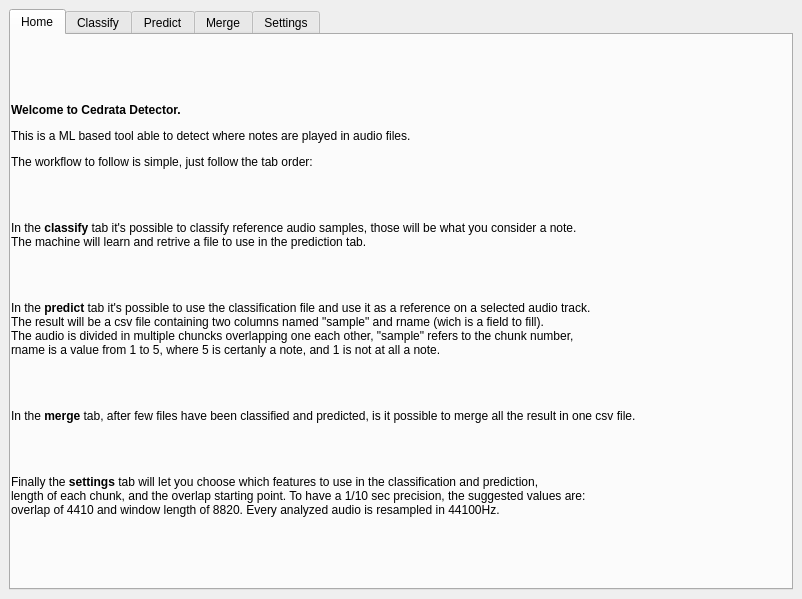
<?xml version="1.0" encoding="UTF-8"?>
<ui version="4.0">
 <class>MainWindow</class>
 <widget class="QMainWindow" name="MainWindow">
  <property name="geometry">
   <rect>
    <x>0</x>
    <y>0</y>
    <width>802</width>
    <height>599</height>
   </rect>
  </property>
  <property name="minimumSize">
   <size>
    <width>802</width>
    <height>599</height>
   </size>
  </property>
  <property name="maximumSize">
   <size>
    <width>802</width>
    <height>599</height>
   </size>
  </property>
  <property name="windowTitle">
   <string notr="true">Cedrata Detector</string>
  </property>
  <widget class="QWidget" name="centralwidget">
   <layout class="QGridLayout" name="gridLayout">
    <item row="0" column="0">
     <widget class="QTabWidget" name="tabWidget">
      <property name="currentIndex">
       <number>0</number>
      </property>
      <widget class="QWidget" name="home_tab">
       <attribute name="title">
        <string>Home</string>
       </attribute>
       <widget class="QLabel" name="label">
        <property name="geometry">
         <rect>
          <x>0</x>
          <y>0</y>
          <width>781</width>
          <height>551</height>
         </rect>
        </property>
        <property name="text">
         <string>&lt;html&gt;&lt;head/&gt;&lt;body&gt;&lt;p&gt;&lt;span style=&quot; font-weight:600;&quot;&gt;Welcome to Cedrata Detector. &lt;/span&gt;&lt;/p&gt;&lt;p&gt;This is a ML based tool able to detect where notes are played in audio files.&lt;/p&gt;&lt;p&gt;The workflow to follow is simple, just follow the tab order:&lt;/p&gt;&lt;p&gt;&lt;br/&gt;&lt;/p&gt;&lt;p&gt;In the &lt;span style=&quot; font-weight:600;&quot;&gt;classify &lt;/span&gt;tab it's possible to classify reference audio samples, those will be what you consider a note. &lt;br/&gt;The machine will learn and retrive a file to use in the prediction tab.&lt;/p&gt;&lt;p&gt;&lt;br/&gt;&lt;/p&gt;&lt;p&gt;In the &lt;span style=&quot; font-weight:600;&quot;&gt;predict &lt;/span&gt;tab it's possible to use the classification file and use it as a reference on a selected audio track. &lt;br/&gt;The result will be a csv file containing two columns named &amp;quot;sample&amp;quot; and rname (wich is a field to fill). &lt;br/&gt;The audio is divided in multiple chuncks overlapping one each other, &amp;quot;sample&amp;quot; refers to the chunk number, &lt;br/&gt;rname is a value from 1 to 5, where 5 is certanly a note, and 1 is not at all a note.&lt;/p&gt;&lt;p&gt;&lt;br/&gt;&lt;/p&gt;&lt;p&gt;In the &lt;span style=&quot; font-weight:600;&quot;&gt;merge &lt;/span&gt;tab, after few files have been classified and predicted, is it possible to merge all the result in one csv file.&lt;/p&gt;&lt;p&gt;&lt;br/&gt;&lt;/p&gt;&lt;p&gt;Finally the &lt;span style=&quot; font-weight:600;&quot;&gt;settings&lt;/span&gt; tab will let you choose which features to use in the classification and prediction, &lt;br/&gt;length of each chunk, and the overlap starting point. To have a 1/10 sec precision, the suggested values are: &lt;br/&gt;overlap of 4410 and window length of 8820. Every analyzed audio is resampled in 44100Hz.&lt;/p&gt;&lt;/body&gt;&lt;/html&gt;</string>
        </property>
       </widget>
      </widget>
      <widget class="QWidget" name="classify_tab">
       <attribute name="title">
        <string>Classify</string>
       </attribute>
       <widget class="QWidget" name="layoutWidget">
        <property name="geometry">
         <rect>
          <x>11</x>
          <y>11</y>
          <width>751</width>
          <height>501</height>
         </rect>
        </property>
        <layout class="QGridLayout" name="classify_gridLayout">
         <item row="1" column="0">
          <layout class="QVBoxLayout" name="classify_source_verticalLayout">
           <item>
            <widget class="QLabel" name="classify_source_label">
             <property name="text">
              <string>Source: select the folder containing the audio samples to classify</string>
             </property>
            </widget>
           </item>
           <item>
            <layout class="QHBoxLayout" name="classify_source_horizontalLayout">
             <item>
              <widget class="QPushButton" name="classify_source_browse">
               <property name="text">
                <string>Browse</string>
               </property>
              </widget>
             </item>
             <item>
              <widget class="QLineEdit" name="classify_source_path"/>
             </item>
            </layout>
           </item>
          </layout>
         </item>
         <item row="3" column="0">
          <layout class="QVBoxLayout" name="classify_destination_verticalLayout">
           <item>
            <widget class="QLabel" name="classify_destination_select">
             <property name="text">
              <string>Destination: select the folder where the features will be extracted.&lt;br/&gt;
*.arrf file will be generated, in selected folder, named after &quot;relation name&quot;, &lt;br/&gt;
if such files already exists, they will be overwritten.</string>
             </property>
            </widget>
           </item>
           <item>
            <layout class="QHBoxLayout" name="classify_destination_horizontalLayout">
             <item>
              <widget class="QPushButton" name="classify_destination_browse">
               <property name="text">
                <string>Browse</string>
               </property>
              </widget>
             </item>
             <item>
              <widget class="QLineEdit" name="classify_destination_path"/>
             </item>
            </layout>
           </item>
          </layout>
         </item>
         <item row="2" column="0">
          <layout class="QVBoxLayout" name="classify_relation_verticalLayout">
           <item>
            <widget class="QLabel" name="clssify_relation_label">
             <property name="text">
              <string>Insert the relation name</string>
             </property>
            </widget>
           </item>
           <item>
            <widget class="QLineEdit" name="classify_relation_name"/>
           </item>
          </layout>
         </item>
         <item row="0" column="0">
          <widget class="QLabel" name="classify_info_label">
           <property name="text">
            <string>&lt;html&gt;&lt;head/&gt;&lt;body&gt;&lt;p align=&quot;justify&quot;&gt;In this section you will be able to classify your samples, and create new instruments classifications.&lt;br/&gt;
A model to use in the &quot;Predict&quot; section will also be generate.&lt;/p&gt;&lt;/body&gt;&lt;/html&gt;</string>
           </property>
          </widget>
         </item>
         <item row="5" column="0">
          <layout class="QHBoxLayout" name="classify_start_horizontalLayout">
           <item alignment="Qt::AlignHCenter">
            <widget class="QPushButton" name="classify_start_button">
             <property name="text">
              <string>Start</string>
             </property>
            </widget>
           </item>
           <item>
            <widget class="QProgressBar" name="classify_start_progressBar">
             <property name="value">
              <number>24</number>
             </property>
            </widget>
           </item>
          </layout>
         </item>
        </layout>
       </widget>
      </widget>
      <widget class="QWidget" name="predict_tab">
       <attribute name="title">
        <string>Predict</string>
       </attribute>
       <widget class="QWidget" name="layoutWidget">
        <property name="geometry">
         <rect>
          <x>11</x>
          <y>11</y>
          <width>751</width>
          <height>501</height>
         </rect>
        </property>
        <layout class="QGridLayout" name="predict_gridLayout">
         <item row="0" column="0">
          <widget class="QLabel" name="predict_info_label">
           <property name="text">
            <string>&lt;html&gt;&lt;head/&gt;&lt;body&gt;&lt;p align=&quot;justify&quot;&gt;In this section you will be able to make predictions, based on the classifications created in the &quot;Classify&quot; section, &lt;br&gt;so temporaly locate notes on audio files&lt;/p&gt;&lt;/body&gt;&lt;/html&gt;</string>
           </property>
          </widget>
         </item>
         <item row="1" column="0">
          <layout class="QVBoxLayout" name="predict_source_verticalLayout">
           <item>
            <widget class="QLabel" name="predict_source_label">
             <property name="text">
              <string>Source: select the audio file to analyze</string>
             </property>
            </widget>
           </item>
           <item>
            <layout class="QHBoxLayout" name="predict_source_horizontalLayout">
             <item>
              <widget class="QPushButton" name="predict_source_browse">
               <property name="text">
                <string>Browse</string>
               </property>
              </widget>
             </item>
             <item>
              <widget class="QLineEdit" name="predict_source_path"/>
             </item>
            </layout>
           </item>
          </layout>
         </item>
         <item row="5" column="0">
          <layout class="QHBoxLayout" name="redict_start_horizontalLayout">
           <item alignment="Qt::AlignHCenter">
            <widget class="QPushButton" name="predict_start_button">
             <property name="text">
              <string>Start</string>
             </property>
            </widget>
           </item>
           <item>
            <widget class="QProgressBar" name="predict_start_progressBar">
             <property name="value">
              <number>24</number>
             </property>
            </widget>
           </item>
          </layout>
         </item>
         <item row="3" column="0">
          <layout class="QVBoxLayout" name="predict_destination_verticalLayout">
           <item>
            <widget class="QLabel" name="predict_destination_select">
             <property name="text">
              <string>Destination: select the folder where the *,csv file with informations will be stored</string>
             </property>
            </widget>
           </item>
           <item>
            <layout class="QHBoxLayout" name="predict_destination_horizontalLayout">
             <item>
              <widget class="QPushButton" name="predict_destination_browse">
               <property name="text">
                <string>Browse</string>
               </property>
              </widget>
             </item>
             <item>
              <widget class="QLineEdit" name="predict_destination_path"/>
             </item>
            </layout>
           </item>
          </layout>
         </item>
         <item row="2" column="0">
          <layout class="QVBoxLayout" name="predict_relation_verticalLayout">
           <item>
            <widget class="QLabel" name="predict_relation_label">
             <property name="text">
              <string>Reference: select the *.arff file to use during the prediction</string>
             </property>
            </widget>
           </item>
           <item>
            <layout class="QHBoxLayout" name="predict_relation_horizontalLayout">
             <item>
              <widget class="QPushButton" name="predict_relation_browse">
               <property name="text">
                <string>Browse</string>
               </property>
              </widget>
             </item>
             <item>
              <widget class="QLineEdit" name="predict_relation_path"/>
             </item>
            </layout>
           </item>
          </layout>
         </item>
        </layout>
       </widget>
      </widget>
      <widget class="QWidget" name="merge_tab">
       <attribute name="title">
        <string>Merge</string>
       </attribute>
       <widget class="QWidget" name="layoutWidget">
        <property name="geometry">
         <rect>
          <x>10</x>
          <y>10</y>
          <width>751</width>
          <height>501</height>
         </rect>
        </property>
        <layout class="QVBoxLayout" name="merge_verticalLayout">
         <item>
          <widget class="QLabel" name="merge_info_label">
           <property name="text">
            <string>&lt;html&gt;&lt;head/&gt;&lt;body&gt;&lt;p&gt;In this section you can select multiple *.csv files to compare generating a new one. &lt;br/&gt;The new one will include the informations of all selected files&lt;/p&gt;&lt;/body&gt;&lt;/html&gt;</string>
           </property>
          </widget>
         </item>
         <item>
          <layout class="QHBoxLayout" name="merge_horizontalLayout">
           <item>
            <widget class="QPushButton" name="merge_select_button">
             <property name="text">
              <string>Browse</string>
             </property>
            </widget>
           </item>
           <item>
            <widget class="QTextEdit" name="merge_paths_list"/>
           </item>
          </layout>
         </item>
         <item>
          <layout class="QVBoxLayout" name="verticalLayout">
           <item>
            <widget class="QLabel" name="merge_destination_label">
             <property name="text">
              <string>Select the destination</string>
             </property>
            </widget>
           </item>
           <item>
            <layout class="QHBoxLayout" name="horizontalLayout_2">
             <item>
              <widget class="QPushButton" name="merge_destination_browse">
               <property name="text">
                <string>Browse</string>
               </property>
              </widget>
             </item>
             <item>
              <widget class="QLineEdit" name="merge_destination_path"/>
             </item>
            </layout>
           </item>
          </layout>
         </item>
         <item>
          <layout class="QHBoxLayout" name="horizontalLayout">
           <item alignment="Qt::AlignHCenter">
            <widget class="QPushButton" name="merge_start_button">
             <property name="text">
              <string>Start</string>
             </property>
            </widget>
           </item>
           <item>
            <widget class="QProgressBar" name="merge_start_progressBar">
             <property name="value">
              <number>24</number>
             </property>
            </widget>
           </item>
          </layout>
         </item>
        </layout>
       </widget>
      </widget>
      <widget class="QWidget" name="settings_tab">
       <attribute name="title">
        <string>Settings</string>
       </attribute>
       <widget class="QScrollArea" name="settings_scrollArea">
        <property name="geometry">
         <rect>
          <x>0</x>
          <y>0</y>
          <width>781</width>
          <height>551</height>
         </rect>
        </property>
        <property name="widgetResizable">
         <bool>true</bool>
        </property>
        <widget class="QWidget" name="settings_scrollAreaWidgetContents">
         <property name="geometry">
          <rect>
           <x>0</x>
           <y>0</y>
           <width>517</width>
           <height>630</height>
          </rect>
         </property>
         <layout class="QGridLayout" name="gridLayout_2">
          <item row="9" column="0">
           <layout class="QVBoxLayout" name="settings_predict_verticalLayout_5">
            <item>
             <widget class="QLabel" name="settings_predict_overlap_label">
              <property name="text">
               <string>Overlap distance (sampels before starting overlap)</string>
              </property>
             </widget>
            </item>
            <item>
             <widget class="QLineEdit" name="settings_predict_overlap_lineEdit"/>
            </item>
           </layout>
          </item>
          <item row="5" column="0">
           <spacer name="settings_verticalSpacer">
            <property name="orientation">
             <enum>Qt::Vertical</enum>
            </property>
            <property name="sizeHint" stdset="0">
             <size>
              <width>20</width>
              <height>80</height>
             </size>
            </property>
           </spacer>
          </item>
          <item row="10" column="0">
           <layout class="QHBoxLayout" name="settings_horizontalLayout">
            <item>
             <spacer name="settings_buttons_horizontalSpacer">
              <property name="orientation">
               <enum>Qt::Horizontal</enum>
              </property>
              <property name="sizeHint" stdset="0">
               <size>
                <width>40</width>
                <height>20</height>
               </size>
              </property>
             </spacer>
            </item>
            <item>
             <widget class="QPushButton" name="settings_reset_button">
              <property name="text">
               <string>Reset</string>
              </property>
             </widget>
            </item>
            <item>
             <widget class="QPushButton" name="settings_apply_button">
              <property name="text">
               <string>Apply</string>
              </property>
             </widget>
            </item>
           </layout>
          </item>
          <item row="6" column="0">
           <widget class="QLabel" name="settings_predict_label">
            <property name="text">
             <string>Predict Settings:</string>
            </property>
           </widget>
          </item>
          <item row="3" column="0">
           <layout class="QVBoxLayout" name="settings_classify_verticalLayout_2">
            <item>
             <widget class="QLabel" name="settings_classify_window_len_label">
              <property name="text">
               <string>Window length (samples lenght)</string>
              </property>
             </widget>
            </item>
            <item>
             <widget class="QLineEdit" name="settings_classify_window_len_lineEdit"/>
            </item>
           </layout>
          </item>
          <item row="7" column="0">
           <layout class="QVBoxLayout" name="settings_predict_verticalLayout_3">
            <item>
             <widget class="QLabel" name="settings_predict_features_label">
              <property name="text">
               <string>Features</string>
              </property>
             </widget>
            </item>
            <item>
             <layout class="QVBoxLayout" name="settings_predict_verticalLayout">
              <item>
               <widget class="QCheckBox" name="settings_predict_mean_checkbox">
                <property name="text">
                 <string>mean</string>
                </property>
               </widget>
              </item>
              <item>
               <widget class="QCheckBox" name="settings_predict_variance_checkbox">
                <property name="text">
                 <string>variance</string>
                </property>
               </widget>
              </item>
              <item>
               <widget class="QCheckBox" name="settings_predict_1_deg_der_mean_checkbox">
                <property name="text">
                 <string>1st deg mean derivative</string>
                </property>
               </widget>
              </item>
              <item>
               <widget class="QCheckBox" name="settings_predict_2_deg_der_mean_checkbox">
                <property name="text">
                 <string>2nd deg mean derivative</string>
                </property>
               </widget>
              </item>
             </layout>
            </item>
           </layout>
          </item>
          <item row="1" column="0">
           <widget class="QLabel" name="settings_classify_label">
            <property name="text">
             <string>Classify Settings:</string>
            </property>
           </widget>
          </item>
          <item row="2" column="0">
           <layout class="QVBoxLayout" name="settings_classify_verticalLayout_1">
            <item>
             <widget class="QLabel" name="settings_classify_features_label">
              <property name="text">
               <string>Features</string>
              </property>
             </widget>
            </item>
            <item>
             <layout class="QVBoxLayout" name="settings_classify_verticalLayout_5">
              <item>
               <widget class="QCheckBox" name="settings_classify_mean_checkbox">
                <property name="text">
                 <string>mean</string>
                </property>
               </widget>
              </item>
              <item>
               <widget class="QCheckBox" name="settings_classify_variance_checkbox">
                <property name="text">
                 <string>variance</string>
                </property>
               </widget>
              </item>
              <item>
               <widget class="QCheckBox" name="settings_classify_1_deg_der_mean_checkbox">
                <property name="text">
                 <string>1st deg mean derivative</string>
                </property>
               </widget>
              </item>
              <item>
               <widget class="QCheckBox" name="settings_classify_2_deg_der_mean_checkbox">
                <property name="text">
                 <string>2nd deg mean derivative</string>
                </property>
               </widget>
              </item>
             </layout>
            </item>
           </layout>
          </item>
          <item row="0" column="0">
           <widget class="QLabel" name="settings_info_label">
            <property name="styleSheet">
             <string notr="true">QLabel:{
	text-decoration: underline
}</string>
            </property>
            <property name="text">
             <string>It is reccomended to have the same settings for prediction and classification</string>
            </property>
           </widget>
          </item>
          <item row="4" column="0">
           <layout class="QVBoxLayout" name="settings_classify_verticalLayout_3">
            <item>
             <widget class="QLabel" name="settings_classify_overlap_label">
              <property name="text">
               <string>Overlap distance (sampels before starting overlap)</string>
              </property>
             </widget>
            </item>
            <item>
             <widget class="QLineEdit" name="settings_classify_overlap_lineEdit"/>
            </item>
           </layout>
          </item>
          <item row="8" column="0">
           <layout class="QVBoxLayout" name="settings_predict_verticalLayout_4">
            <item>
             <widget class="QLabel" name="settings_predict_window_len_label">
              <property name="text">
               <string>Window length (samples lenght)</string>
              </property>
             </widget>
            </item>
            <item>
             <widget class="QLineEdit" name="settings_predict_window_len_lineEdit"/>
            </item>
           </layout>
          </item>
         </layout>
        </widget>
       </widget>
      </widget>
     </widget>
    </item>
   </layout>
  </widget>
 </widget>
 <resources/>
 <connections/>
</ui>
